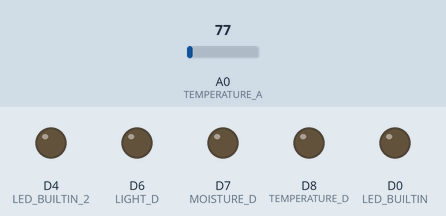
This sketch was run on a simulated ESP8266 (NodeMCU). On the bench: output pins drawn as LEDs (lit = HIGH). The test bench sets the inputs (shaded band); at power-on: A0 (TEMPERATURE_A) = 77. WiFi joins after 1.5 s; servers stay silent unless stated; uploads are accepted with an empty reply.

Above: at 0.2 s.
At 2.0 s:
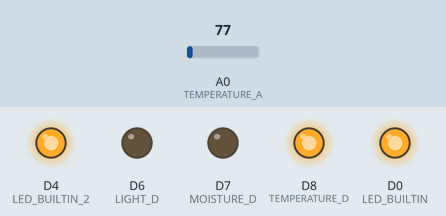
At 6.2 s:
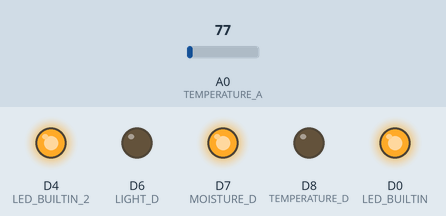
At 7.4 s:
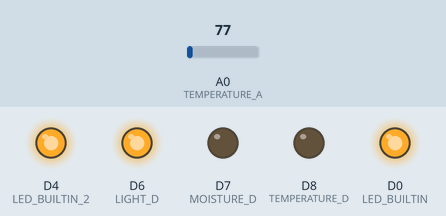
At 9.6 s:
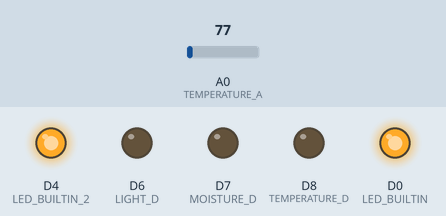
Timing chart, 0 to 11.1 s (numbered marks = the images above):
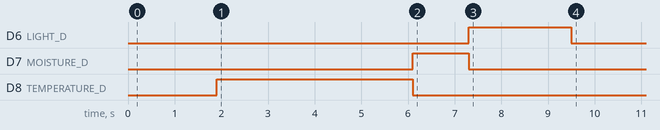

Measured:
- by itself, D6 (LIGHT_D): LOW → HIGH at 7.3 s, → LOW 2.2 s later
- by itself, D7 (MOISTURE_D): LOW → HIGH at 6.1 s, → LOW 1.2 s later
- by itself, D8 (TEMPERATURE_D): LOW → HIGH at 1.9 s, → LOW 4.2 s later

The sketch:

opengrower-sensor-client-ep8266-vh400-th200-lt150.ino
```cpp
// esp8266 client that uses vegetronix sensors:
//    VHT400 soil moisture sensor
//    TH200  soil temperature sensor
//    LT150  light lux sensor

#include <ESP8266WiFi.h>
#include <ESP8266HTTPClient.h>

// debugging flags, use false for deployment
#define DEBUG false
#define LEDS_ON false

// sensor name
#define SENSOR_NAME "testing"

// wifi credentials, ssid and passkey
#define STASSID ""
#define STAPSK  ""

// server and port of opengrower-sensor-server
#define SERVER "192.168.1.100:8080"

// flags to control whether to read a sensor (set to false if absent)
#define READ_TEMPERATURE true
#define READ_MOISTURE true
#define READ_LIGHT true

// delays for loop and sensor stablization after power up
#define LOOP_DELAY 120e3
#define TEMP_DELAY 4e3
#define MOISTURE_DELAY 1e3
#define LIGHT_DELAY 2e3
#define DEBUG_DELAY 1e3

// count and delay to average each sensor reading
// note: not much observable difference in averaging readings back to back,
//       therefore set low if power draw is a concern
#define SAMPLE_COUNT 2

#define SAMPLE_DELAY 100

// digital pins for LEDs
#define LED_BUILTIN D0
#define LED_BUILTIN_2 D4

// digital pins to turn sensors on/off
#define TEMPERATURE_D D8
#define MOISTURE_D D7
#define LIGHT_D D6

// analog pins for reading sensor data
#define TEMPERATURE_A A0
#define MOISTURE_A A0
#define LIGHT_A A0

#define VCC 3.3

// class to facilitate managing sensor data
class Sensor {
  private:
    String id;
    float temperature; // degrees farenheit soil
    float moisture;    // % volumetric water content
    float light;       // lux

  public:
    Sensor(String i) {
      id = i;
      temperature = 0.0;
      moisture = 0.0;
      light = 0.0;
    }

    void set_temperature(float t) {
      temperature = t;
    }
    void set_moisture(float m) {
      moisture = m;
    }
    void set_light(float l) {
      light = l;
    }

    float get_temperature() {
      return temperature;
    }
    float get_moisture() {
      return moisture;
    }
    float get_light() {
      return light;
    }

    String to_json() {
      return "{\"sensor\":\"" + id + "\","
             + "\"temperature\":" + temperature + ","
             + "\"moisture\":" + moisture + ","
             + "\"light\":" + light
             + "}";
    }

    String to_string() {
      return "sensor" + id + ", "
             + "temperature: " + temperature + ", "
             + "moisture: " + moisture + ", "
             + "light: " + light;
    }
};

// class to populate Sensor object with data
class SensorReader {
  public:
    SensorReader(Sensor &sensor) {
      if (READ_TEMPERATURE) {
        digitalWrite(TEMPERATURE_D, HIGH);
        delay(TEMP_DELAY);
        float temperature = 0.0;
        for(int i=0; i<SAMPLE_COUNT; i++) {
           temperature += analogRead(TEMPERATURE_A) * (VCC / 1023.0);
           delay(SAMPLE_DELAY);
        }
        float temperature_avg = temperature / SAMPLE_COUNT;
        sensor.set_temperature(temperature_avg * 75.006 - 40);
        digitalWrite(TEMPERATURE_D, LOW);
      }

      if (READ_MOISTURE) {
        digitalWrite(MOISTURE_D, HIGH);
        delay(MOISTURE_DELAY);
        float moisture = 0.0;
        for(int i=0; i<SAMPLE_COUNT; i++) {
           moisture += analogRead(MOISTURE_A) * (VCC / 1023.0);
           delay(SAMPLE_DELAY);
        }
        float moisture_avg = moisture / SAMPLE_COUNT;
        if (moisture_avg >= 0.0 && moisture_avg < 1.1) {
          sensor.set_moisture(10 * moisture_avg - 1);
        } else if (moisture_avg >= 1.1 && moisture_avg < 1.3) {
          sensor.set_moisture(25 * moisture_avg - 17.5);
        } else if (moisture_avg >= 1.3 && moisture_avg < 1.82) {
          sensor.set_moisture(48.08 * moisture_avg - 47.5);
        } else if (moisture_avg >= 1.82 && moisture_avg < 2.2) {
          sensor.set_moisture(26.32 * moisture_avg - 7.89);
        } else if (moisture_avg >= 2.2 && moisture_avg <= 3.0) {
          sensor.set_moisture(62.5 * moisture_avg - 87.5);
        } else {
          sensor.set_moisture(0.0);
        }
        digitalWrite(MOISTURE_D, LOW);
      }

      if (READ_LIGHT) {
        digitalWrite(LIGHT_D, HIGH);
        delay(LIGHT_DELAY);
        float light = 0.0;
        for(int i=0; i<SAMPLE_COUNT; i++) {
           light += analogRead(LIGHT_A)  * (VCC / 1023.0);
           delay(SAMPLE_DELAY);
        }
        float light_avg = light / SAMPLE_COUNT;
        sensor.set_light(light_avg * 50000);
        digitalWrite(LIGHT_D, LOW);
      }

    }
};

Sensor sensor(SENSOR_NAME);

void setup() {

  pinMode(LED_BUILTIN, OUTPUT);
  digitalWrite(LED_BUILTIN, LOW);
  delay(100);

  if (DEBUG) {
    Serial.begin(115200);
  }

  pinMode(LED_BUILTIN_2, OUTPUT);
  pinMode(TEMPERATURE_D, OUTPUT);
  pinMode(MOISTURE_D, OUTPUT);
  pinMode(LIGHT_D, OUTPUT);

  pinMode(TEMPERATURE_A, INPUT);
  pinMode(MOISTURE_A, INPUT);
  pinMode(LIGHT_A, INPUT);

  digitalWrite(LED_BUILTIN_2, LOW);
  delay(100);
  digitalWrite(TEMPERATURE_D, LOW);
  digitalWrite(MOISTURE_D, LOW);
  digitalWrite(LIGHT_D, LOW);

  //WiFi.mode(WIFI_STA);
  WiFi.begin(STASSID, STAPSK);

  while (WiFi.status() != WL_CONNECTED) {
    delay(500);
  }

  if (DEBUG) {
    Serial.print("Connected! IP address: ");
  Serial.println(WiFi.localIP());
  }

  digitalWrite(LED_BUILTIN_2, HIGH);
  delay(100);
  digitalWrite(LED_BUILTIN, HIGH);
  delay(100);
}

void loop() {
  if (LEDS_ON) {
    digitalWrite(LED_BUILTIN, LOW);
  }

  SensorReader sensorReader(sensor);
  String payload = sensor.to_json();

  if (LEDS_ON) {
        digitalWrite(LED_BUILTIN, HIGH);
  }

  if ((WiFi.status() == WL_CONNECTED)) {
    if (LEDS_ON) {
        digitalWrite(LED_BUILTIN_2, LOW);
    }

    HTTPClient http;
    http.begin("http://" SERVER "/measurement");
    http.addHeader("Content-Type", "application/json");
    int httpCode = http.POST(payload);
    if (httpCode < 0) {
      if (DEBUG) {
        Serial.println("server error code: " + String(httpCode));
      }
    } else {
      if(DEBUG) {
         Serial.println(http.getString());
      }
    }
    http.end();

   if( LEDS_ON ) {
      digitalWrite(LED_BUILTIN_2, HIGH);
   }
  }

  if (DEBUG) {
    Serial.println(payload);
    delay(DEBUG_DELAY);
  } else {
    delay(LOOP_DELAY);
  }
}
```
